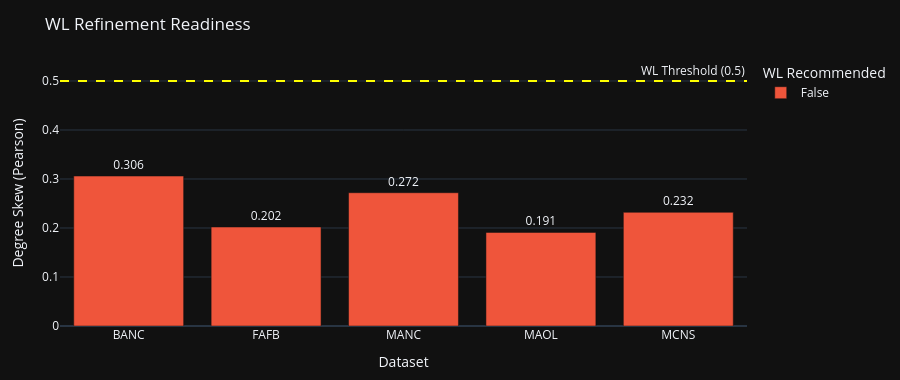

This figure's notebook cell:
### Code cell
fig_wl = px.bar(
    wl_df,
    x='dataset',
    y='degree_skew',
    color='wl_recommended',
    title='WL Refinement Readiness',
    labels={'degree_skew': 'Degree Skew (Pearson)', 'dataset': 'Dataset',
            'wl_recommended': 'WL Recommended'},
    color_discrete_map={True: '#00cc96', False: '#ef553b'},
    template='plotly_dark',
    text='degree_skew',
)
fig_wl.add_hline(y=0.5, line_dash='dash', line_color='yellow',
                 annotation_text='WL Threshold (0.5)',
                 annotation_position='top right')
fig_wl.update_traces(texttemplate='%{text:.3f}', textposition='outside')
fig_wl.update_layout(height=380, margin=dict(l=60, r=40, t=60, b=40))
fig_wl.show()

_html_path = EXPORTS_DIR / 'wl_readiness.html'
fig_wl.write_html(str(_html_path))
print(f'  [SAVED] {_html_path.relative_to(WORKSPACE_ROOT)}')

### Figure 1 — Plotly figure (JSON) as saved in the notebook; plotly's stock layout.template omitted (floating-point values rounded to 4 significant figures)
{"data": [{"hovertemplate": "WL Recommended=False<br>Dataset=%{x}<br>Degree Skew (Pearson)=%{text}<extra></extra>", "legendgroup": "False", "marker": {"color": "#ef553b", "pattern": {"shape": ""}}, "name": "False", "orientation": "v", "showlegend": true, "text": [0.306, 0.202, 0.272, 0.191, 0.232], "textposition": "outside", "texttemplate": "%{text:.3f}", "type": "bar", "x": ["BANC", "FAFB", "MANC", "MAOL", "MCNS"], "xaxis": "x", "y": [0.306, 0.202, 0.272, 0.191, 0.232], "yaxis": "y"}], "layout": {"annotations": [{"showarrow": false, "text": "WL Threshold (0.5)", "x": 1, "xanchor": "right", "xref": "x domain", "y": 0.5, "yanchor": "bottom", "yref": "y"}], "barmode": "relative", "height": 380, "legend": {"title": {"text": "WL Recommended"}, "tracegroupgap": 0}, "margin": {"b": 40, "l": 60, "r": 40, "t": 60}, "shapes": [{"line": {"color": "yellow", "dash": "dash"}, "type": "line", "x0": 0, "x1": 1, "xref": "x domain", "y0": 0.5, "y1": 0.5, "yref": "y"}], "title": {"text": "WL Refinement Readiness"}, "xaxis": {"anchor": "y", "domain": [0, 1], "title": {"text": "Dataset"}}, "yaxis": {"anchor": "x", "domain": [0, 1], "title": {"text": "Degree Skew (Pearson)"}}}}
